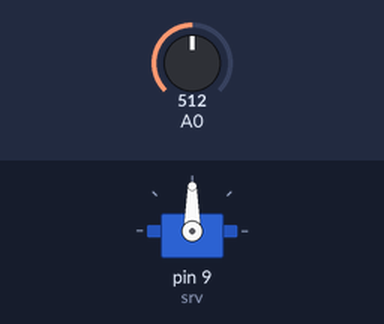
Recording of a sketch running on a simulated Arduino Uno, built with avr-gcc and run on an emulated ATmega328P. Shown: servo. The test bench sets the inputs (shaded band); at power-on: A0 = 512.

Above: at 1.2 s.
1.3 s: A0 set to 525
2.8 s: A0 set to 547
At 3.37 s:
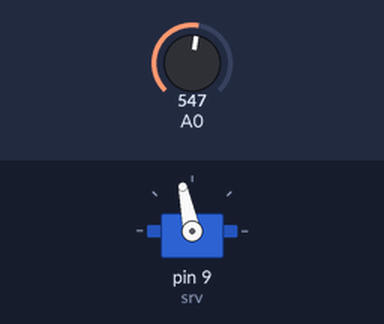
5.8 s: A0 set to 511
At 5.8 s:
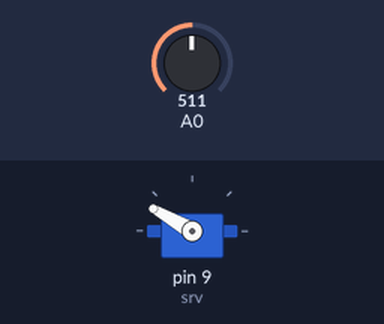
7.3 s: A0 set to 716
At 9.6 s:
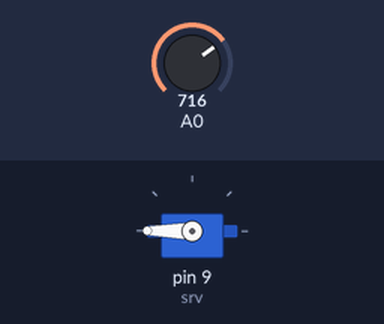
10.3 s: A0 set to 502
11.8 s: A0 set to 480
At 12.4 s:
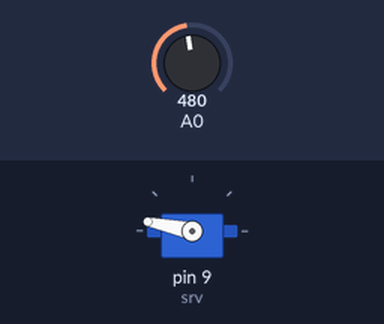
Timing chart, 0 to 18.4 s (numbered marks = the images above; inputs shaded):
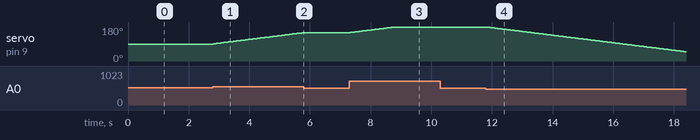

Measured:
- the behaviour switches between 532 and 533 on A0 (found by bisection; images 0 and 1)
- the behaviour switches between 492 and 491 on A0 (found by bisection; images 3 and 4)
- after the input at 1.3 s, every drawn part: stays the same
- after the input at 2.8 s, servo on pin 9 (srv): moves from 90° to 150° over 3.0 s, starting at once
- after the input at 5.8 s, servo on pin 9 (srv): stays 150° (without the input it goes to 151° after 0.02 s)
- after the input at 7.3 s, servo on pin 9 (srv): moves from 150° to 180° over 1.5 s, starting at once
- after the input at 10.3 s, every drawn part: stays the same
- after the input at 11.8 s, servo on pin 9 (srv): moves from 180° to 49° over 6.5 s, starting at once

The sketch:

ovladani_serva_joystickem.ino
```cpp
#include <Servo.h>

Servo srv;

void setup() {
  srv.attach(9);
  srv.write(90);
}

void loop() {
  static int pozice_serva = 90;
  int pozice_joysticku = analogRead(A0);  // 0 - 1023

  if (pozice_joysticku > 512 + 20 && pozice_serva < 180) pozice_serva++;
  else if (pozice_joysticku < 512 - 20 && pozice_serva > 0) pozice_serva--;

  srv.write(pozice_serva);

  delay(50);
}
```
